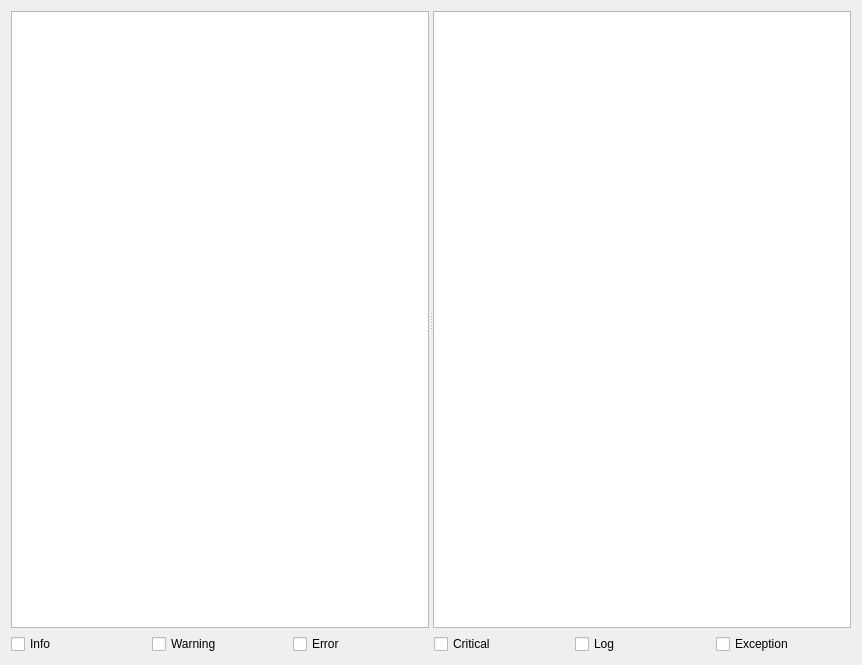
<?xml version="1.0" encoding="UTF-8"?>
<ui version="4.0">
 <class>DebugLog</class>
 <widget class="QWidget" name="DebugLog">
  <property name="geometry">
   <rect>
    <x>0</x>
    <y>0</y>
    <width>862</width>
    <height>665</height>
   </rect>
  </property>
  <property name="windowTitle">
   <string>Debug Log</string>
  </property>
  <layout class="QGridLayout" name="gridLayout" rowminimumheight="1,0">
   <item row="0" column="0">
    <widget class="QSplitter" name="splitter">
     <property name="orientation">
      <enum>Qt::Horizontal</enum>
     </property>
     <widget class="QTreeWidget" name="treeWidget">
      <attribute name="headerVisible">
       <bool>false</bool>
      </attribute>
      <column>
       <property name="text">
        <string notr="true">1</string>
       </property>
      </column>
     </widget>
     <widget class="QTextEdit" name="debugLogTextEdit"/>
    </widget>
   </item>
   <item row="1" column="0">
    <layout class="QHBoxLayout" name="horizontalLayout">
     <item>
      <widget class="QCheckBox" name="checkBox_4">
       <property name="text">
        <string>Info</string>
       </property>
      </widget>
     </item>
     <item>
      <widget class="QCheckBox" name="checkBox_3">
       <property name="text">
        <string>Warning</string>
       </property>
      </widget>
     </item>
     <item>
      <widget class="QCheckBox" name="checkBox_2">
       <property name="text">
        <string>Error</string>
       </property>
      </widget>
     </item>
     <item>
      <widget class="QCheckBox" name="checkBox">
       <property name="text">
        <string>Critical</string>
       </property>
      </widget>
     </item>
     <item>
      <widget class="QCheckBox" name="checkBox_5">
       <property name="text">
        <string>Log</string>
       </property>
      </widget>
     </item>
     <item>
      <widget class="QCheckBox" name="checkBox_6">
       <property name="text">
        <string>Exception</string>
       </property>
      </widget>
     </item>
    </layout>
   </item>
  </layout>
 </widget>
 <resources/>
 <connections/>
</ui>
